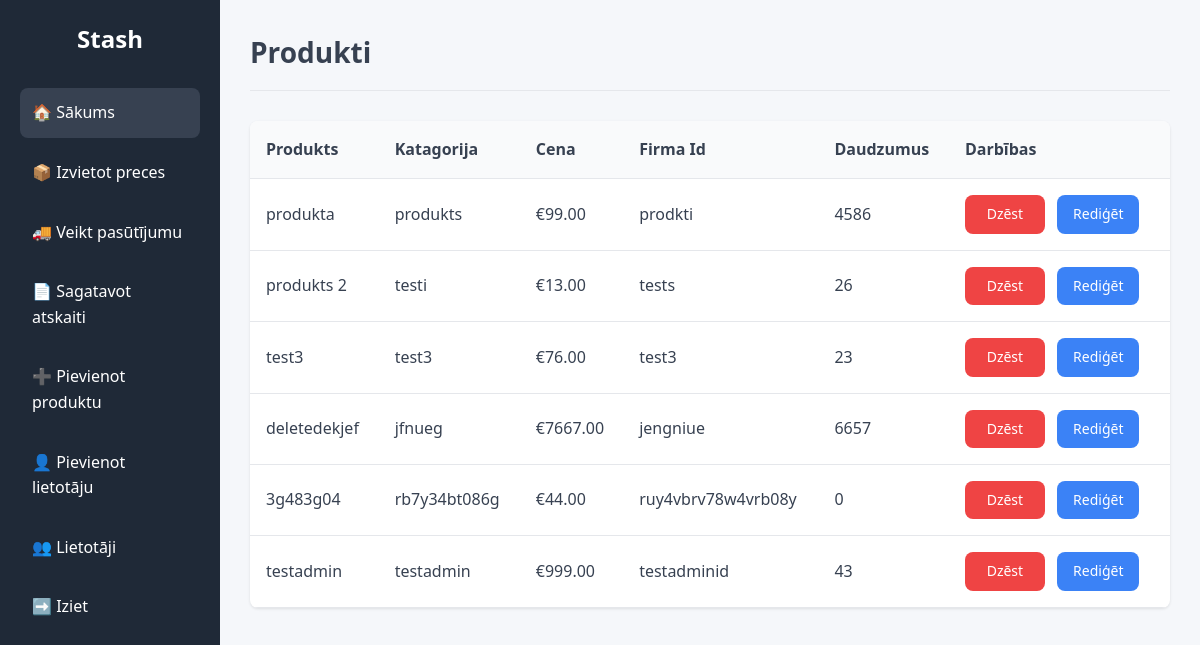
/index.php (signed in), run on the app's committed database.
### tables this page shows
CREATE TABLE `products` (
  `id` int(11) NOT NULL,
  `name` varchar(255) NOT NULL,
  `description` text DEFAULT NULL,
  `category` varchar(100) NOT NULL,
  `company_id` varchar(100) DEFAULT NULL,
  `quantity` int(11) NOT NULL DEFAULT 0,
  `price` decimal(10,2) NOT NULL DEFAULT 0.00,
  `user_id` int(11) DEFAULT NULL,
  `created_at` timestamp NOT NULL DEFAULT current_timestamp(),
  `updated_at` timestamp NOT NULL DEFAULT current_timestamp() ON UPDATE current_timestamp()
);

### index.php (the view, shortened to what this page needs)
<?php
include 'db.php';
$filter = isset($_GET['category']) ? $_GET['category'] : null;
if ($filter) {
    $stmt = $conn->prepare("
        SELECT p.*, u.username
        FROM products p
        LEFT JOIN users u ON p.user_id = u.id
        WHERE p.category = ?
    ");
    $stmt->bind_param("s", $filter);
    $stmt->execute();
    $products = $stmt->get_result()->fetch_all(MYSQLI_ASSOC);
} else {
    $result = $conn->query("
        SELECT p.*, u.username
        FROM products p
        LEFT JOIN users u ON p.user_id = u.id
    ");
    $products = $result->fetch_all(MYSQLI_ASSOC);
}
?>
<!DOCTYPE html>
<html lang="en">
<head>
    <link rel="stylesheet" href="style.css">
</head>
<body>
<div class="wrapper">
    <aside class="sidebar">
        <h1 class="logo">Stash</h1>
        <nav class="menu">
            <a href="index.php" class="menu-item active">🏠 Sākums</a>
            <?php if (isset($_SESSION['permissions']['can_manage_inventory']) && $_SESSION['permissions']['can_manage_inventory']): ?>
                <a href="manage_inventory.php" class="menu-item">📦 Izvietot preces</a>
            <?php endif; ?>
            <?php if (isset($_SESSION['permissions']['can_make_order']) && $_SESSION['permissions']['can_make_order']): ?>
                <a href="make_order.php" class="menu-item">🚚 Veikt pasūtījumu</a>
            <?php endif; ?>
            <?php if (isset($_SESSION['permissions']['can_create_report']) && $_SESSION['permissions']['can_create_report']): ?>
                <a href="create_report.php" class="menu-item">📄 Sagatavot atskaiti</a>
            <?php endif; ?>
            <?php if (isset($_SESSION['permissions']['can_add_product']) && $_SESSION['permissions']['can_add_product']): ?>
                <a href="add_product.php" class="menu-item">➕ Pievienot produktu</a>
            <?php endif; ?>
            <?php if (isset($_SESSION['permissions']['can_add_user']) && $_SESSION['permissions']['can_add_user']): ?>
                <a href="add_user.php" class="menu-item">👤 Pievienot lietotāju</a>
            <?php endif; ?>
            <?php if (isset($_SESSION['permissions']['can_manage_users']) && $_SESSION['permissions']['can_manage_users']): ?>
                <a href="manage_users.php" class="menu-item">👥 Lietotāji</a>
            <?php endif; ?>
            <a href="logout.php" class="menu-item">➡️ Iziet</a>
        </nav>
    </aside>
    <main class="content">
        <header class="page-header">
            <h2>Produkti</h2>
        </header>
        <section class="table-section">
            <table class="product-table">
                <thead>
                    <tr>
                        <th>Produkts</th>
                        <th>Katagorija</th>
                        <th>Cena</th>
                        <th>Firma Id</th>
                        <th>Daudzumus</th>
                        <th>Darbības</th>
                    </tr>
                </thead>
                <tbody>
                    <?php if (!empty($products)): ?>
                        <?php foreach ($products as $product): ?>
                            <tr>
                                <td><?= htmlspecialchars($product['name']) ?></td>
                                <td><?= htmlspecialchars($product['category']) ?></td>
                                <td>&euro;<?= htmlspecialchars($product['price']) ?></td>
                                <td><?= htmlspecialchars($product['company_id']) ?></td>
                                <td><?= htmlspecialchars($product['quantity']) ?></td>
                                <td>
                                    <?php if (isset($_SESSION['permissions']['can_delete_product']) && $_SESSION['permissions']['can_delete_product']): ?>
                                        <a href="delete_product.php?id=<?= $product['id'] ?>" class="action-button delete" onclick="return confirm('Vai tiešām vēlaties dzēst šo produktu?');">Dzēst</a>
                                    <?php endif; ?>
                                    <?php if (isset($_SESSION['permissions']['can_edit_product']) && $_SESSION['permissions']['can_edit_product']): ?>
                                        <a href="edit_product.php?id=<?= $product['id'] ?>" class="action-button edit">Rediģēt</a>
                                    <?php endif; ?>
                                </td>
                            </tr>
                        <?php endforeach; ?>
                    <?php else: ?>
                        <tr><td colspan="6" class="no-products">Produkts nav atrasts</td></tr>
                    <?php endif; ?>
                </tbody>
            </table>
        </section>
    </main>
</div>
</body>
</html>

### style.css (style rules this page uses)
* { margin: 0; padding: 0; box-sizing: border-box; }
:root { --primary-color: #1f2937; --secondary-color: #374151; --accent-color: #3b82f6; --success-color: #10b981; --danger-color: #ef4444; --warning-color: #f59e0b; --text-color: #374151; --text-light: #6b7280; --background-color: #f5f7fa; --card-background: #ffffff; --border-radius: 8px; --transition: all 0.3s ease; }
body { font-family: 'Segoe UI', Tahoma, Geneva, Verdana, sans-serif; background-color: var(--background-color); color: var(--text-color); line-height: 1.6; }
.wrapper { display: flex; min-height: 100vh; }
.sidebar { width: 220px; background-color: var(--primary-color); color: white; padding: 20px; position: fixed; height: 100vh; overflow-y: auto; }
.logo { font-size: 24px; margin-bottom: 30px; text-align: center; font-weight: bold; }
.menu { display: flex; flex-direction: column; gap: 10px; }
.menu-item { color: white; text-decoration: none; padding: 12px; border-radius: var(--border-radius); transition: var(--transition); display: flex; align-items: center; gap: 10px; }
.menu-item:hover, .menu-item.active { background-color: var(--secondary-color); }
.content { flex-grow: 1; padding: 30px; margin-left: 220px; overflow-y: auto; }
.page-header { margin-bottom: 30px; padding-bottom: 15px; border-bottom: 1px solid #e5e7eb; }
.page-header h2 { font-size: 28px; color: var(--text-color); }
.button, button[type="submit"], .action-button { display: inline-block; padding: 8px 16px; background-color: var(--accent-color); color: white; border: none; border-radius: var(--border-radius); font-size: 14px; cursor: pointer; transition: var(--transition); text-decoration: none; text-align: center; margin-right: 8px; min-width: 80px; }
.action-button.edit { background-color: var(--accent-color); }
.button-danger, .action-button.delete { background-color: var(--danger-color); }
.table-section { background: var(--card-background); border-radius: var(--border-radius); box-shadow: 0 1px 3px rgba(0,0,0,0.1); overflow: hidden; margin-bottom: 30px; }
.product-table, .user-table { width: 100%; border-collapse: collapse; }
.product-table th, .product-table td, .user-table th, .user-table td { padding: 16px; text-align: left; border-bottom: 1px solid #e5e7eb; }
.product-table th, .user-table th { background-color: #f9fafb; font-weight: 600; color: var(--text-color); }

### data on the page
products: name "produkta", category "produkts", price "99.00", company "prodkti", quantity "4586"
products: name "produkts 2", category "testi", price "13.00", company "tests", quantity "26"
products: name "test3", category "test3", price "76.00", company "test3", quantity "23"
products: name "deletedekjef", category "jfnueg", price "7667.00", company "jengniue", quantity "6657"
products: name "3g483g04", category "rb7y34bt086g", price "44.00", company "ruy4vbrv78w4vrb08y", quantity "0"
products: name "testadmin", category "testadmin", price "999.00", company "testadminid", quantity "43"
